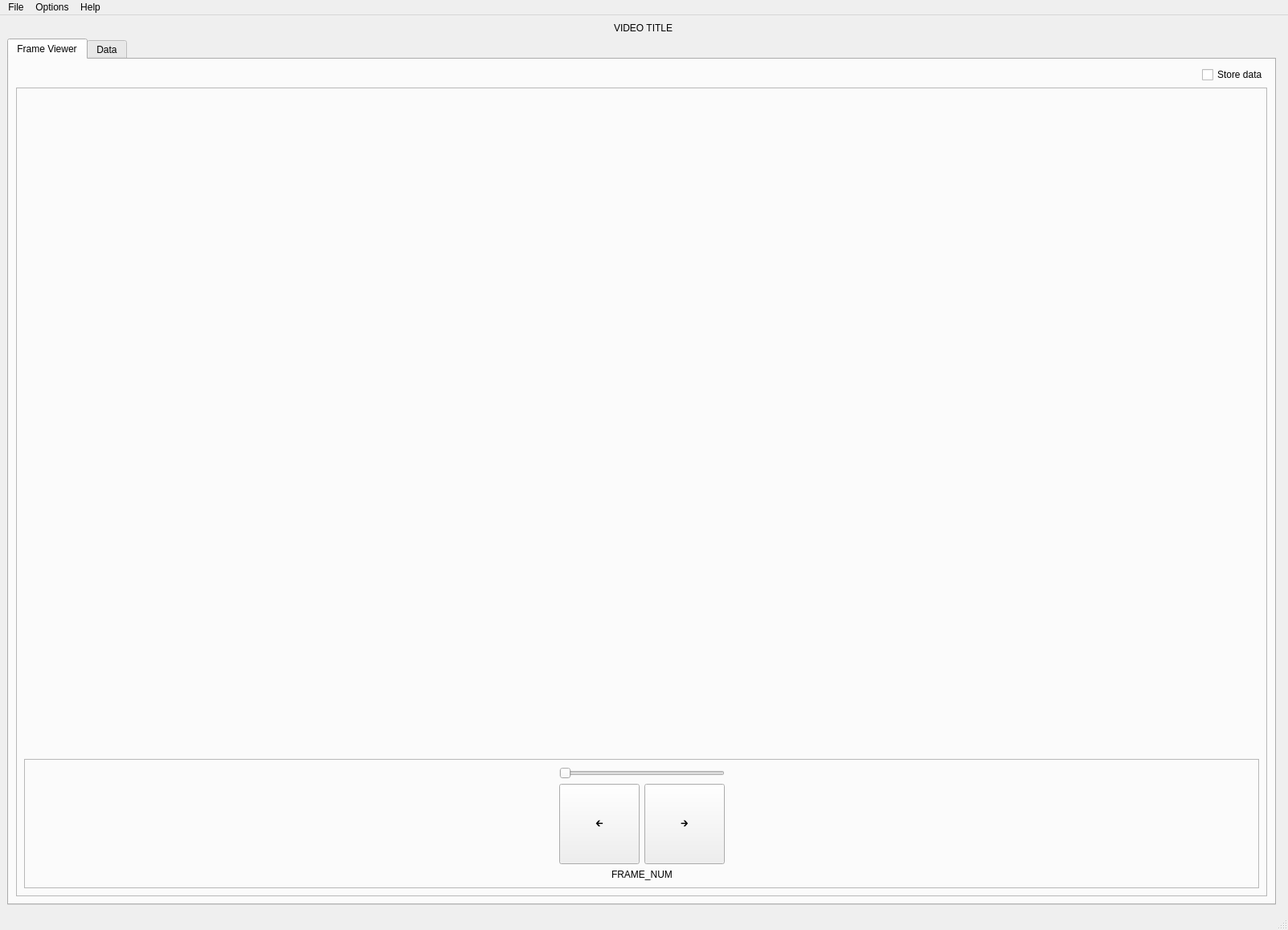
<?xml version="1.0" encoding="UTF-8"?>
<ui version="4.0">
 <class>MainWindow</class>
 <widget class="QMainWindow" name="MainWindow">
  <property name="geometry">
   <rect>
    <x>0</x>
    <y>0</y>
    <width>1603</width>
    <height>1158</height>
   </rect>
  </property>
  <property name="sizePolicy">
   <sizepolicy hsizetype="Expanding" vsizetype="Expanding">
    <horstretch>0</horstretch>
    <verstretch>0</verstretch>
   </sizepolicy>
  </property>
  <property name="windowTitle">
   <string>MainWindow</string>
  </property>
  <widget class="QWidget" name="centralwidget">
   <property name="enabled">
    <bool>true</bool>
   </property>
   <property name="sizePolicy">
    <sizepolicy hsizetype="Expanding" vsizetype="Expanding">
     <horstretch>0</horstretch>
     <verstretch>0</verstretch>
    </sizepolicy>
   </property>
   <layout class="QGridLayout" name="gridLayout">
    <item row="1" column="0">
     <layout class="QVBoxLayout" name="verticalLayout">
      <item>
       <widget class="QTabWidget" name="tabWidget">
        <property name="currentIndex">
         <number>0</number>
        </property>
        <widget class="QWidget" name="tab_FrameViewer">
         <property name="sizePolicy">
          <sizepolicy hsizetype="Expanding" vsizetype="Expanding">
           <horstretch>0</horstretch>
           <verstretch>0</verstretch>
          </sizepolicy>
         </property>
         <attribute name="title">
          <string>Frame Viewer</string>
         </attribute>
         <layout class="QGridLayout" name="gridLayout_2">
          <item row="0" column="1" alignment="Qt::AlignRight">
           <widget class="QCheckBox" name="checkBox_StoreData">
            <property name="text">
             <string>Store data</string>
            </property>
           </widget>
          </item>
          <item row="1" column="1">
           <widget class="QFrame" name="frame">
            <property name="minimumSize">
             <size>
              <width>0</width>
              <height>100</height>
             </size>
            </property>
            <property name="sizeIncrement">
             <size>
              <width>0</width>
              <height>0</height>
             </size>
            </property>
            <property name="frameShape">
             <enum>QFrame::StyledPanel</enum>
            </property>
            <property name="frameShadow">
             <enum>QFrame::Raised</enum>
            </property>
            <layout class="QVBoxLayout" name="verticalLayout_3">
             <item>
              <widget class="QLabel" name="label">
               <property name="sizePolicy">
                <sizepolicy hsizetype="Expanding" vsizetype="Expanding">
                 <horstretch>0</horstretch>
                 <verstretch>0</verstretch>
                </sizepolicy>
               </property>
               <property name="minimumSize">
                <size>
                 <width>0</width>
                 <height>0</height>
                </size>
               </property>
               <property name="sizeIncrement">
                <size>
                 <width>0</width>
                 <height>0</height>
                </size>
               </property>
               <property name="text">
                <string/>
               </property>
              </widget>
             </item>
             <item>
              <widget class="QFrame" name="frame_2">
               <property name="minimumSize">
                <size>
                 <width>0</width>
                 <height>70</height>
                </size>
               </property>
               <property name="frameShape">
                <enum>QFrame::StyledPanel</enum>
               </property>
               <property name="frameShadow">
                <enum>QFrame::Raised</enum>
               </property>
               <layout class="QGridLayout" name="gridLayout_3">
                <item row="0" column="1" colspan="2">
                 <widget class="QSlider" name="horizontalSlider">
                  <property name="orientation">
                   <enum>Qt::Horizontal</enum>
                  </property>
                 </widget>
                </item>
                <item row="2" column="1" colspan="2" alignment="Qt::AlignHCenter">
                 <widget class="QLabel" name="label_frameNum">
                  <property name="styleSheet">
                   <string notr="true">font: 75 9pt &quot;Adobe Devanagari&quot;;</string>
                  </property>
                  <property name="text">
                   <string>FRAME_NUM</string>
                  </property>
                 </widget>
                </item>
                <item row="1" column="0">
                 <spacer name="horizontalSpacer">
                  <property name="orientation">
                   <enum>Qt::Horizontal</enum>
                  </property>
                  <property name="sizeHint" stdset="0">
                   <size>
                    <width>40</width>
                    <height>20</height>
                   </size>
                  </property>
                 </spacer>
                </item>
                <item row="1" column="1">
                 <widget class="QPushButton" name="L_button">
                  <property name="minimumSize">
                   <size>
                    <width>100</width>
                    <height>100</height>
                   </size>
                  </property>
                  <property name="maximumSize">
                   <size>
                    <width>100</width>
                    <height>100</height>
                   </size>
                  </property>
                  <property name="styleSheet">
                   <string notr="true">font: 16pt &quot;MS Shell Dlg 2&quot;;</string>
                  </property>
                  <property name="text">
                   <string>🡰</string>
                  </property>
                 </widget>
                </item>
                <item row="1" column="2">
                 <widget class="QPushButton" name="R_button">
                  <property name="minimumSize">
                   <size>
                    <width>100</width>
                    <height>100</height>
                   </size>
                  </property>
                  <property name="maximumSize">
                   <size>
                    <width>100</width>
                    <height>100</height>
                   </size>
                  </property>
                  <property name="styleSheet">
                   <string notr="true">font: 16pt &quot;MS Shell Dlg 2&quot;;</string>
                  </property>
                  <property name="text">
                   <string>🡲</string>
                  </property>
                 </widget>
                </item>
                <item row="1" column="3">
                 <spacer name="horizontalSpacer_2">
                  <property name="orientation">
                   <enum>Qt::Horizontal</enum>
                  </property>
                  <property name="sizeHint" stdset="0">
                   <size>
                    <width>40</width>
                    <height>20</height>
                   </size>
                  </property>
                 </spacer>
                </item>
               </layout>
              </widget>
             </item>
            </layout>
           </widget>
          </item>
         </layout>
        </widget>
        <widget class="QWidget" name="tab_Data">
         <attribute name="title">
          <string>Data</string>
         </attribute>
         <layout class="QHBoxLayout" name="horizontalLayout_2">
          <item>
           <widget class="QGraphicsView" name="graphicsView_Plot"/>
          </item>
          <item>
           <widget class="QTextBrowser" name="dataDisplay">
            <property name="maximumSize">
             <size>
              <width>640</width>
              <height>16777215</height>
             </size>
            </property>
           </widget>
          </item>
         </layout>
        </widget>
       </widget>
      </item>
     </layout>
    </item>
    <item row="0" column="0" colspan="2" alignment="Qt::AlignHCenter">
     <widget class="QLabel" name="video_title">
      <property name="styleSheet">
       <string notr="true">font: 75 11pt &quot;Adobe Devanagari&quot;;</string>
      </property>
      <property name="text">
       <string>VIDEO TITLE</string>
      </property>
     </widget>
    </item>
   </layout>
  </widget>
  <widget class="QMenuBar" name="menubar">
   <property name="geometry">
    <rect>
     <x>0</x>
     <y>0</y>
     <width>1603</width>
     <height>47</height>
    </rect>
   </property>
   <widget class="QMenu" name="menuFile">
    <property name="title">
     <string>File</string>
    </property>
    <addaction name="actionUpload_new"/>
    <addaction name="actionOpen"/>
    <addaction name="separator"/>
    <addaction name="actionSave"/>
    <addaction name="actionSave_as"/>
   </widget>
   <widget class="QMenu" name="menuOptions">
    <property name="title">
     <string>Options</string>
    </property>
    <widget class="QMenu" name="menuAutomation_Levels">
     <property name="title">
      <string>Automation Levels</string>
     </property>
     <addaction name="action1_No_assistance"/>
     <addaction name="action2_carryoverselection"/>
     <addaction name="action3_Carry_over_selection_image_shift_detection"/>
     <addaction name="action4_Carry_over_selection_image_shift_detection_pupil_size_adjustment"/>
     <addaction name="action5_Automated_pupil_detection_indicate_pupil_on_first_frame_only"/>
    </widget>
    <addaction name="menuAutomation_Levels"/>
    <addaction name="separator"/>
    <addaction name="actionProperties"/>
   </widget>
   <widget class="QMenu" name="menuHelp">
    <property name="title">
     <string>Help</string>
    </property>
    <addaction name="actionTutorial"/>
   </widget>
   <addaction name="menuFile"/>
   <addaction name="menuOptions"/>
   <addaction name="menuHelp"/>
  </widget>
  <widget class="QStatusBar" name="statusbar"/>
  <action name="actionUpload_new">
   <property name="text">
    <string>Upload new</string>
   </property>
  </action>
  <action name="actionOpen">
   <property name="text">
    <string>Open</string>
   </property>
  </action>
  <action name="actionSave">
   <property name="text">
    <string>Save</string>
   </property>
  </action>
  <action name="actionSave_as">
   <property name="text">
    <string>Save as</string>
   </property>
  </action>
  <action name="actionPupil_detection_assist">
   <property name="checkable">
    <bool>true</bool>
   </property>
   <property name="checked">
    <bool>false</bool>
   </property>
   <property name="text">
    <string>Pupil detection assist</string>
   </property>
  </action>
  <action name="actionProperties">
   <property name="text">
    <string>Properties</string>
   </property>
  </action>
  <action name="actionTutorial">
   <property name="text">
    <string>Tutorial</string>
   </property>
  </action>
  <action name="actionImage_shift_detection">
   <property name="text">
    <string>Image shift detection</string>
   </property>
  </action>
  <action name="action1_No_assistance">
   <property name="checkable">
    <bool>true</bool>
   </property>
   <property name="text">
    <string>1 - No assistance</string>
   </property>
  </action>
  <action name="action2_carryoverselection">
   <property name="checkable">
    <bool>true</bool>
   </property>
   <property name="checked">
    <bool>true</bool>
   </property>
   <property name="text">
    <string>2 - Carry over selection</string>
   </property>
  </action>
  <action name="action3_Carry_over_selection_image_shift_detection">
   <property name="checkable">
    <bool>true</bool>
   </property>
   <property name="text">
    <string>3 - Carry over selection, image shift detection</string>
   </property>
  </action>
  <action name="action4_Carry_over_selection_image_shift_detection_pupil_size_adjustment">
   <property name="checkable">
    <bool>true</bool>
   </property>
   <property name="text">
    <string>4 - Carry over selection, image shift detection, pupil size adjustment</string>
   </property>
  </action>
  <action name="action5_Automated_pupil_detection_indicate_pupil_on_first_frame_only">
   <property name="checkable">
    <bool>true</bool>
   </property>
   <property name="text">
    <string>5 - Automated pupil detection (indicate pupil on first frame only) </string>
   </property>
  </action>
 </widget>
 <resources/>
 <connections/>
</ui>
